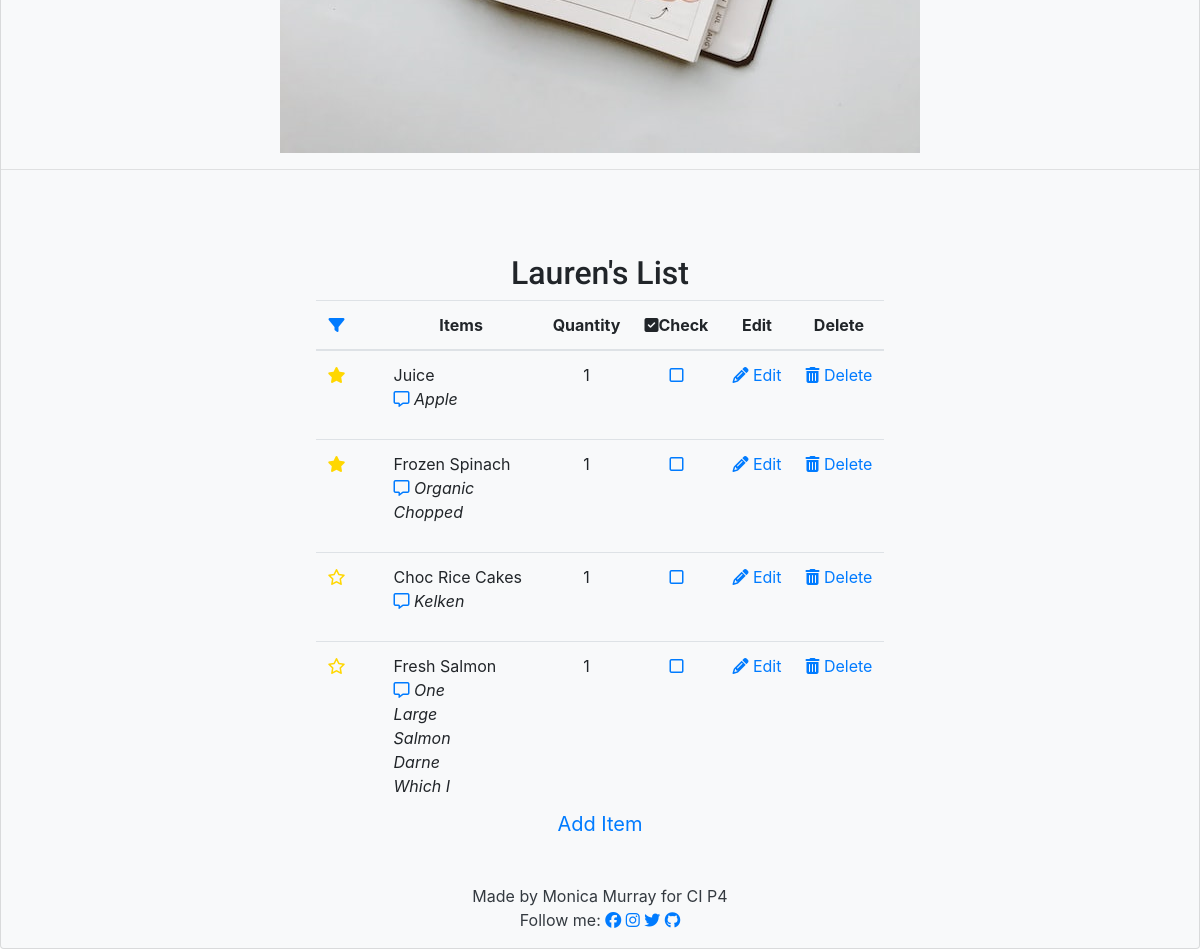
/ (signed in, lower part), run on an earlier commit of the app's database.
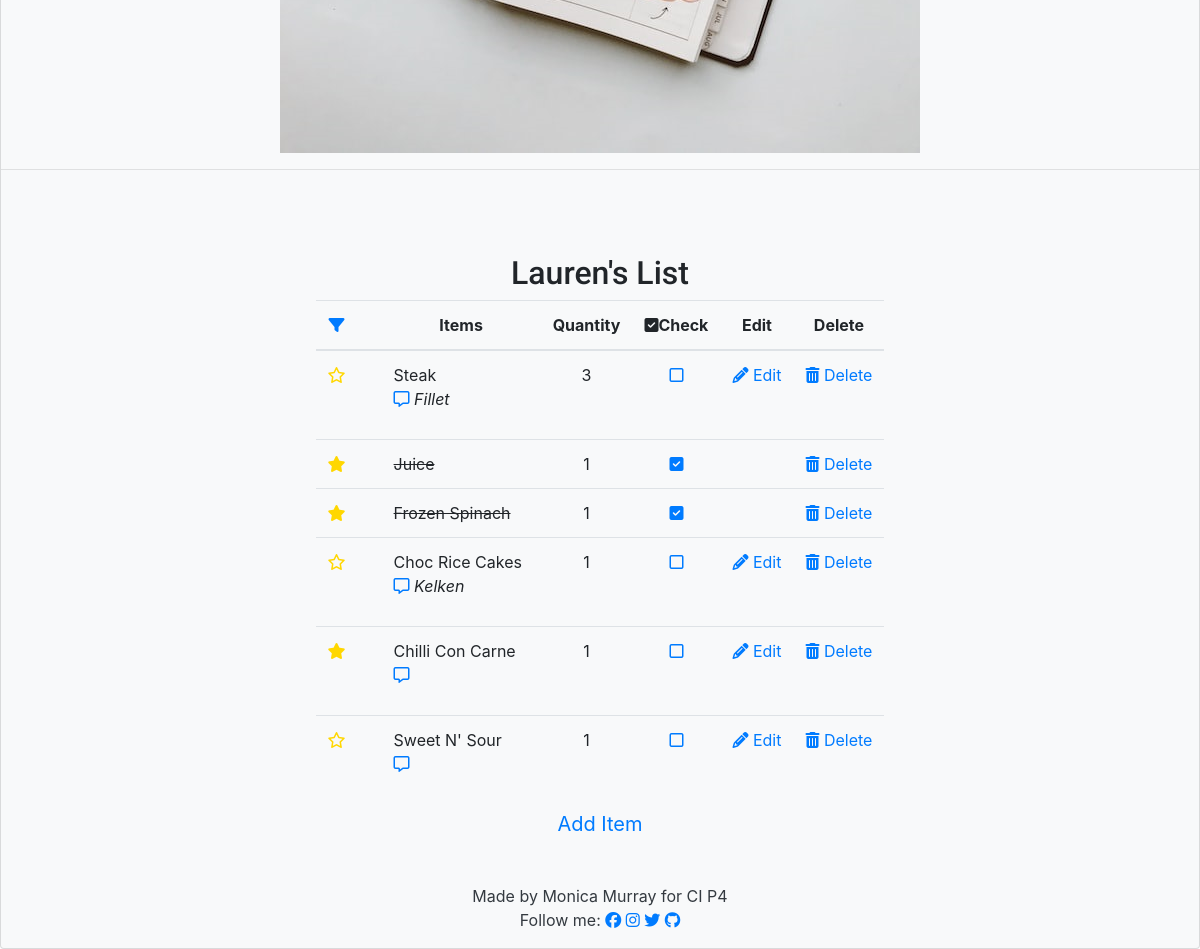
And on a later commit of the database.
### list/models.py (models this page shows, shortened)
class Entry(models.Model):
    item_name = models.CharField(
        max_length=60, null=False, blank=False, unique=True)
    quantity = models.IntegerField(
        choices=QUANTITY_CHOICES, default='1')
    star = models.BooleanField(default=False)
    user = models.ForeignKey(User, on_delete=models.CASCADE)
    category = models.CharField(
        max_length=20, choices=CATEGORY_CHOICES, default='Fresh')
    added_on = models.DateTimeField(auto_now_add=True)
    check_item_as_done = models.BooleanField(default=False)
    class Meta:
        ordering = ['-added_on', '-star',]

class Note(models.Model):
    item = models.OneToOneField(
        Entry, on_delete=models.CASCADE, related_name='notes')
    user = models.ForeignKey(User, on_delete=models.CASCADE)
    body = models.TextField()
    added_on = models.DateTimeField(auto_now_add=True)
    def __str__(self):
        return self.body

### list/views.py (the view)
# urls.py: path('', views.EntryList.as_view(), name='home'),
class EntryList(generic.ListView):
    model = Entry
    queryset = Entry.objects.all()
    template_name = 'index.html'
    paginate_by = 100
    def get_queryset(self, **kwargs):
        search = self.request.GET.get('query')
        if search:
            entries = self.model.objects.filter(
                Q(item_name__icontains=search)
            )
        else:
            entries = self.model.objects.all()
        return entries

### templates/index.html (shortened to what this page needs)
{% extends 'base.html' %} {% load static %} {% block content %}
<div class="image-container mt-3">
  <img
    src="{% static 'images/organiser_image.jpg' %}"
    class="img-fluid"
    alt="The Shopping List and Organiser landing image"
  />
</div>
<hr />
<div class="card-body justify-content-center">
  <div class="row justify-content-center">
    {% if user.is_authenticated %}
    <div class="table-responsive-sm pt-5">
      <h2>{{user.username}}'s List</h2>
      <div style="height: 500px; overflow-y: scroll">
        <table class="table">
          <thead>
            <tr>
              <th scope="col">
                <a href="#"><i class="fa-solid fa-filter"></i></a>
              </th>
              <th scope="col">
              </th>
              <th scope="col">Items</th>
              <th scope="col">Quantity</th>
              <th scope="col"><i class="fa-solid fa-square-check"></i>Check</th>
              <th scope="col">Edit</th>
              <th scope="col">Delete</th>
            </tr>
          </thead>
          <tbody>
            {% for entry in entry_list %}
            <tr>
              {% if entry.star %}
              <td>
                <a href="{% url 'toggle_star' entry.id %}">
                  <i class="fa-solid fa-star" style="color: gold"></i>
                </a>
              </td>
              {% else %}
              <td>
                <a href="{% url 'toggle_star' entry.id %}">
                  <i class="fa-regular fa-star" style="color: gold"></i>
                </a>
              </td>
              {% endif %} {% if entry.check_item_as_done %}
              <th scope="row"></th>
              <td class="text-left text-capitalize">
                <strike> {{ entry.item_name }} </strike>
              </td>
              <td>{{entry.quantity}}</td>
              <td>
                <a href="{% url 'toggle_check' entry.id %}">
                  <i class="fa-solid fa-square-check"></i>
                </a>
              </td>
              <td></td>
              <td>
                <a href="{% url 'delete' entry.id %}"
                  ><i class="fa-solid fa-trash-can"></i> Delete</a
                >
              </td>
              {% else %}
              <th scope="row"></th>
              <td class="text-left text-capitalize">
                {{ entry.item_name }}
                <p
                  class="text-capitalize font-italic text-wrap"
                  style="width: 6rem"
                >
                  <a href="{% url 'note' entry.id %}"
                    ><i class="fa-regular fa-message"></i> </a
                  >{{entry.notes}}
                </p>
              </td>
              <td>{{entry.quantity}}</td>
              <td>
                <a href="{% url 'toggle_check' entry.id %}">
                  <i class="fa-regular fa-square"></i>
                   </a
                ><a href="#"></a>
              </td>
              <td>
                <a href="{% url 'edit' entry.id %}"
                  ><i class="fa-solid fa-pencil"></i> Edit</a
                >
              </td>
              <td>
                <a href="{% url 'delete' entry.id %}"
                  ><i class="fa-solid fa-trash-can"></i> Delete</a
                >
              </td>
              {% endif %}
            </tr>
            {% endfor %}
          </tbody>
        </table>
      </div>
      <button type="button" class="btn btn-lg mb5">
        <a href="{% url 'add' %}">Add Item</a>
      </button>
    </div>
  {% endif %}
</div>
{% endblock %}

What changed in the data, as far as the page shows it:
removed Entry: item_name "Fresh Salmon", notes "One Large Salmon Darne Which I…", quantity "1"
added Entry: item_name "Steak", notes "Fillet", quantity "3"
changed Entry "Juice": check_item_as_done False → True (drawn); notes "Apple" → (not shown)
changed Entry "Frozen Spinach": check_item_as_done False → True (drawn); notes "Organic Chopped" → (not shown)
now on this page (row unchanged): Entry: item_name "Chilli Con Carne", quantity "1"
now on this page (row unchanged): Entry: item_name "Sweet N' Sour", quantity "1"
